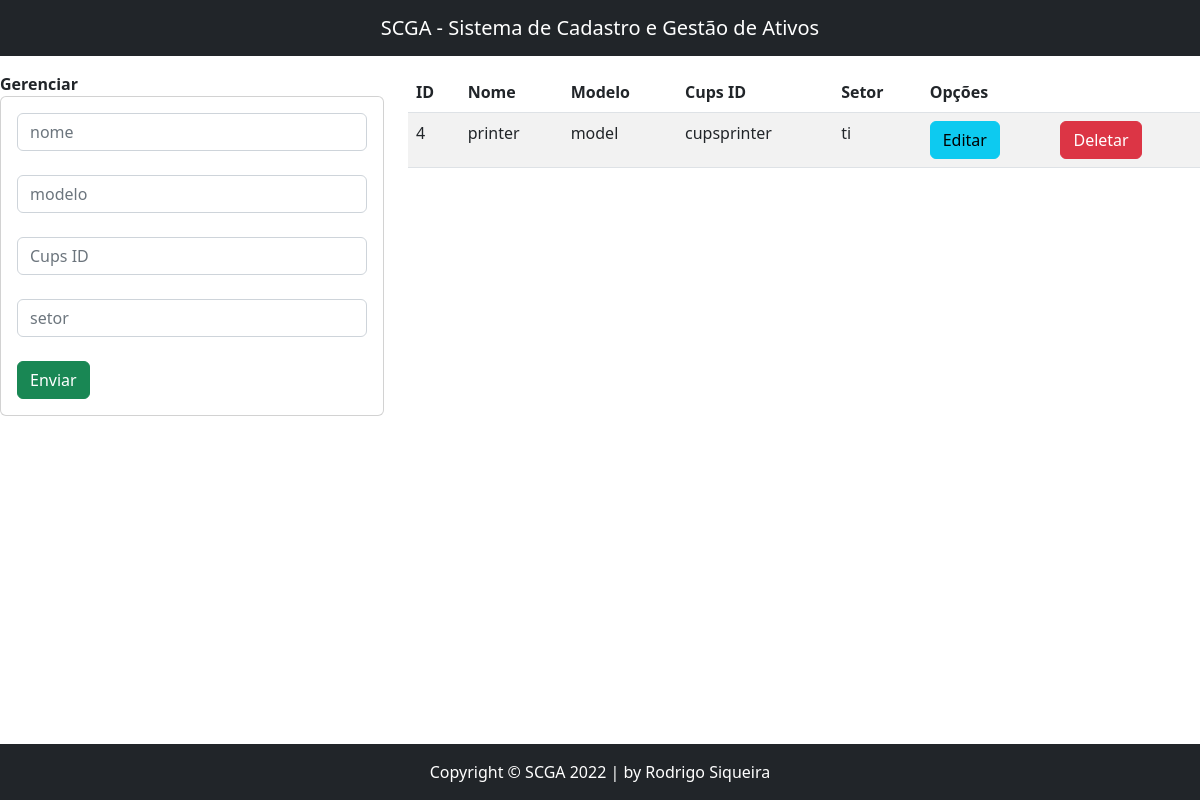
/Impressoras/, run on the app's committed database.
### App/scga/models.py (models this page shows)
class Impressoras(models.Model):
    ident=models.AutoField(primary_key=True)
    nome=models.CharField(max_length=20)
    modelo=models.CharField(max_length=12)
    cupsid=models.CharField(max_length=20)
    setor=models.CharField(max_length=10)

### App/scga/views.py (the view)
# urls.py: path('Impressoras/', views.printer),   # Rotas impressoras
def printer(request):
    printers = Impressoras.objects.all()
    return render(request, "GestaoImpressoras.html", {"ListarAtivos": printers})

### App/scga/templates/GestaoImpressoras.html (shortened to what this page needs)
{% extends './base.html' %}
{% block body %}
<br>
<br>
<br>
    <div class="row">
        <div class="col-sm-12 col-md-6 col-lg-4 col-xl-4">
               <b>Gerenciar</b>
            <div class="card">
                <div class="card-body">
                    <form action="/resgistrarImpressora/" method="POST">{% csrf_token %}
                        <div class="form-group">
                            <input type="text" id="txtNome" class="form-control" name="txtNome" placeholder="nome">
                        </div>
                        <br>
                        <div class="form-group">
                         <input type="text" id="txtmodelo" class="form-control" name="txtmodelo" placeholder="modelo">
                        </div>
                        <br>
                        <div class="form-group">
                            <input type="text" id="txtcups" class="form-control" name="txtcups" placeholder="Cups ID">
                        </div>
                        <br>
                        <div class="form-group">
                            <input type="text" id="txtsetor" class="form-control" name="txtsetor" placeholder="setor">
                        </div>
                        <br>
                        <div class="form-group">
                            <button type="submit" class="btn btn-success btn-block text-white">Enviar</button>
                        </div>
                    </form>
                </div>
            </div>
        </div>
        <div class="col-sm-12 col-md-6 col-lg-8 col-xl-8">
            <div class="table-responsive">
                <table class=" table table-striped">
                    <thead>
                        <tr>
                            <th>ID</th>
                            <th>Nome</th>
                            <th>Modelo</th>
                            <th>Cups ID</th>
                            <th>Setor</th>
                            <th colspan="2">Opções</th>
                        </tr>
                    </thead>
                    <tbody>
                        {%for a in ListarAtivos%}
                        <tr>
                            <td>{{a.ident}}</td>
                            <td>{{a.nome}}</td>
                            <td>{{a.modelo}}</td>
                            <td>{{a.cupsid}}</td>
                            <td>{{a.setor}}</td>
                            <td><a href="edicaoImpressora/{{a.ident}}" class="btn btn-info">Editar</a></td>
                            <td><a href="deletarImpressora/{{a.ident}}" class="btn btn-danger btnEliminacion">Deletar</a></td>
                        </tr>
                        {% endfor %}
                    </tbody>
                </table>
        </div>
    </div>
</div>
{% endblock %}

### data on the page
Impressoras: ident "4", nome "printer", modelo "model", cupsid "cupsprinter", setor "ti"
